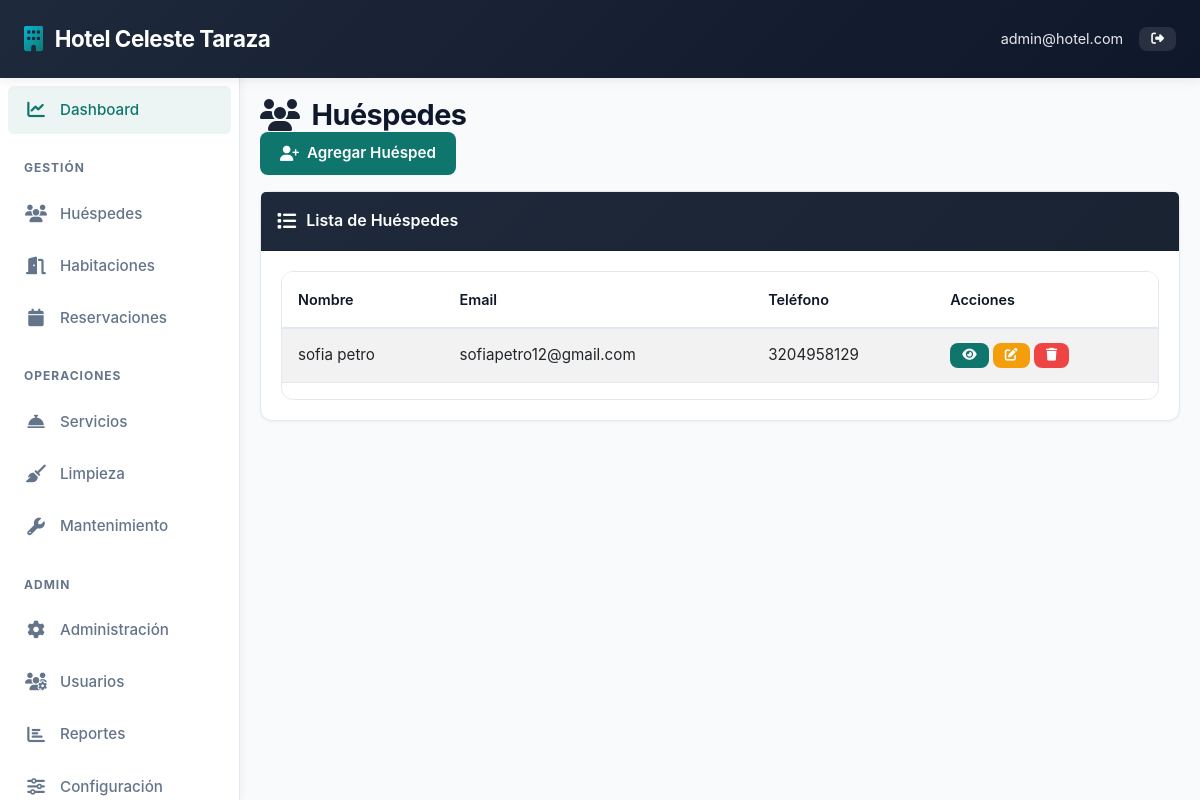
/guests/ (signed in), run on the app's committed database.
### models.py (models this page shows, shortened)
class SystemSettings(db.Model):
    __tablename__ = 'system_settings'
    id = db.Column(db.Integer, primary_key=True)
    hotel_name = db.Column(db.String(120), nullable=False, default='Hotel Management System')
    hotel_address = db.Column(db.Text, nullable=False, default='Calle Principal 123, Ciudad')
    hotel_phone = db.Column(db.String(20), nullable=False, default='+1 (555) 123-4567')
    hotel_email = db.Column(db.String(120), nullable=False, default='info@hotel.com')
    check_in_time = db.Column(db.String(5), nullable=False, default='14:00')
    check_out_time = db.Column(db.String(5), nullable=False, default='11:00')
    price_per_night = db.Column(db.Float, nullable=False, default=100.0)
    updated_at = db.Column(db.DateTime, default=datetime.utcnow, onupdate=datetime.utcnow)

class User(UserMixin, db.Model):
    __tablename__ = 'users'
    id = db.Column(db.Integer, primary_key=True)
    username = db.Column(db.String(80), unique=True, nullable=False)
    email = db.Column(db.String(120), unique=True, nullable=False)
    password_hash = db.Column(db.String(200), nullable=False)
    full_name = db.Column(db.String(120), nullable=False)
    role = db.Column(db.String(20), nullable=False, default='staff')  # admin, receptionist, housekeeper, manager
    phone = db.Column(db.String(20))
    created_at = db.Column(db.DateTime, default=datetime.utcnow)
    is_active = db.Column(db.Boolean, default=True)
    reservations = db.relationship('Reservation', backref='created_by_user', lazy=True)

class Guest(db.Model):
    __tablename__ = 'guests'
    id = db.Column(db.Integer, primary_key=True)
    first_name = db.Column(db.String(80), nullable=False)
    last_name = db.Column(db.String(80), nullable=False)
    email = db.Column(db.String(120), unique=True, nullable=False)
    phone = db.Column(db.String(20), nullable=False)
    document_type = db.Column(db.String(20), nullable=False)  # passport, id, license
    document_number = db.Column(db.String(50), unique=True, nullable=False)
    nationality = db.Column(db.String(80))
    address = db.Column(db.String(200))
    city = db.Column(db.String(80))
    country = db.Column(db.String(80))
    created_at = db.Column(db.DateTime, default=datetime.utcnow)
    reservations = db.relationship('Reservation', backref='guest', lazy=True)

### routes.py (the view, shortened to what this page needs)
@guests_bp.route('/')
@staff_required
def list_guests():
    page = request.args.get('page', 1, type=int)
    search = request.args.get('search', '')
    query = Guest.query
    guests = query.paginate(page=page, per_page=10)
    return render_template('guests/list_guests.html', guests=guests, search=search)

### auth.py (called while the page is built)
def staff_required(f):
    @wraps(f)
    def decorated_function(*args, **kwargs):
        if not current_user.is_authenticated:
            flash('Debe iniciar sesión primero.', 'warning')
            return redirect(url_for('auth.login'))
        return f(*args, **kwargs)
    return decorated_function

### templates/guests/list_guests.html (shortened to what this page needs)
{% extends "base.html" %}
{% block content %}
<div class="page-header">
    <h1>
        <i class="fas fa-users"></i>
        Huéspedes
    </h1>
</div>
<div class="mb-3">
    <a href="/guests/add" class="btn btn-primary">
        <i class="fas fa-user-plus"></i>
        Agregar Huésped
    </a>
</div>
<div class="card">
    <div class="card-header">
        <i class="fas fa-list"></i>
        Lista de Huéspedes
    </div>
    <div class="card-body">
        {% if guests %}
        <div class="table-responsive">
            <table class="table table-hover table-striped">
                <thead>
                    <tr>
                        <th>Nombre</th>
                        <th class="d-none d-md-table-cell">Email</th>
                        <th class="d-none d-md-table-cell">Teléfono</th>
                        <th>Acciones</th>
                    </tr>
                </thead>
                <tbody>
                    {% for guest in guests %}
                    <tr>
                        <td>{{ guest.first_name }} {{ guest.last_name }}</td>
                        <td class="d-none d-md-table-cell">{{ guest.email }}</td>
                        <td class="d-none d-md-table-cell">{{ guest.phone }}</td>
                        <td>
                            <a href="/guests/{{ guest.id }}" class="btn btn-sm btn-primary">
                                <i class="fas fa-eye"></i>
                            </a>
                            <a href="/guests/{{ guest.id }}/edit" class="btn btn-sm btn-warning">
                                <i class="fas fa-edit"></i>
                            </a>
                            {% if current_user.role == 'admin' %}
                            <form method="POST" action="/guests/{{ guest.id }}/delete" style="display:inline;">
                                <button type="submit" class="btn btn-sm btn-danger" onclick="return confirm('¿Eliminar a este huésped?')">
                                    <i class="fas fa-trash"></i>
                                </button>
                            </form>
                            {% endif %}
                        </td>
                    </tr>
                    {% endfor %}
                </tbody>
            </table>
        </div>
        {% else %}
        <div class="alert alert-info">
            <i class="fas fa-info-circle"></i>
            No hay huéspedes registrados
        </div>
        {% endif %}
    </div>
</div>
{% endblock %}

### templates/base.html (shortened to what this page needs)
<!DOCTYPE html>
<html lang="es">
<head>
    <link href="https://cdn.jsdelivr.net/npm/bootstrap@5.3.0/dist/css/bootstrap.min.css" rel="stylesheet">
    <link rel="stylesheet" href="https://cdnjs.cloudflare.com/ajax/libs/font-awesome/6.4.0/css/all.min.css">
</head>
<body>
    {% if current_user.is_authenticated %}
    <nav class="navbar">
        <a class="navbar-brand" href="/"><i class="fas fa-building"></i> <span>{{ hotel_settings.hotel_name }}</span></a>
        <div class="navbar-right">
            <span class="text-white">{{ current_user.email }}</span>
            <a href="/auth/logout" class="btn btn-sm" style="background-color: rgba(255,255,255,0.1); color: white;"><i class="fas fa-sign-out-alt"></i></a>
        </div>
    </nav>
    <aside class="sidebar" id="sidebar">
        <ul class="sidebar-menu">
            <li><a href="/" data-tooltip="Dashboard"><i class="fas fa-chart-line"></i> <span class="sidebar-label">Dashboard</span></a></li>
            <li><div class="sidebar-section-title">Gestión</div></li>
            {% if modules_dict.get('Huéspedes', {}).is_enabled != False %}
            <li><a href="/guests" data-tooltip="Huéspedes"><i class="fas fa-users"></i> <span class="sidebar-label">Huéspedes</span></a></li>
            {% endif %}
            {% if modules_dict.get('Habitaciones', {}).is_enabled != False %}
            <li><a href="/rooms" data-tooltip="Habitaciones"><i class="fas fa-door-open"></i> <span class="sidebar-label">Habitaciones</span></a></li>
            {% endif %}
            {% if modules_dict.get('Reservas', {}).is_enabled != False %}
            <li><a href="/reservations" data-tooltip="Reservaciones"><i class="fas fa-calendar"></i> <span class="sidebar-label">Reservaciones</span></a></li>
            {% endif %}
            <li><div class="sidebar-section-title">Operaciones</div></li>
            {% if modules_dict.get('Servicios', {}).is_enabled != False %}
            <li><a href="/services" data-tooltip="Servicios"><i class="fas fa-concierge-bell"></i> <span class="sidebar-label">Servicios</span></a></li>
            {% endif %}
            {% if modules_dict.get('Limpieza', {}).is_enabled != False %}
            <li><a href="/housekeeping" data-tooltip="Limpieza"><i class="fas fa-broom"></i> <span class="sidebar-label">Limpieza</span></a></li>
            {% endif %}
            {% if modules_dict.get('Mantenimiento', {}).is_enabled != False %}
            <li><a href="/maintenance" data-tooltip="Mantenimiento"><i class="fas fa-wrench"></i> <span class="sidebar-label">Mantenimiento</span></a></li>
            {% endif %}
            {% if current_user.role == 'admin' %}
            <li><div class="sidebar-section-title">Admin</div></li>
            <li><a href="/admin" data-tooltip="Administración"><i class="fas fa-cog"></i> <span class="sidebar-label">Administración</span></a></li>
            <li><a href="/admin/users" data-tooltip="Usuarios"><i class="fas fa-users-cog"></i> <span class="sidebar-label">Usuarios</span></a></li>
            <li><a href="/admin/reports" data-tooltip="Reportes"><i class="fas fa-chart-bar"></i> <span class="sidebar-label">Reportes</span></a></li>
            <li><a href="/admin/settings" data-tooltip="Configuración"><i class="fas fa-sliders-h"></i> <span class="sidebar-label">Configuración</span></a></li>
            {% endif %}
        </ul>
    </aside>
    {% endif %}
    <div class="main-content">
        {% block content %}{% endblock %}
    </div>
</body>
</html>

### data on the page
SystemSettings: hotel_name "Hotel Celeste Taraza"
User: email "admin@hotel.com"
Guest: first_name "sofia", last_name "petro", email "sofiapetro12@gmail.com", phone "3204958129"
